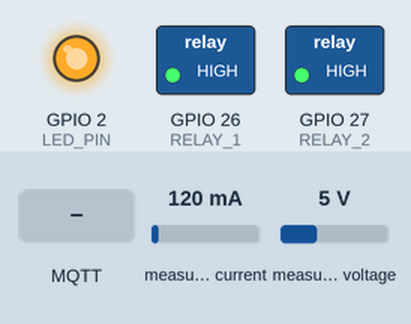
The sketch below on a simulated ESP32. Shown: switched loads named in the sketch (green lamp = pin HIGH), output pins drawn as LEDs (lit = HIGH). The test bench sets the inputs (shaded band); at power-on: measured current 120 mA, measured voltage 5 V. WiFi joins after 1.5 s; servers stay silent unless stated; random numbers use the default seed unless the sketch sets one; no MQTT or app messages arrive unless stated; what the sketch prints to the serial monitor is not drawn.

Above: at 2.8 s.
2.9 s: MQTT message "ON" arrives on the first subscribed topic
At 4.1 s:
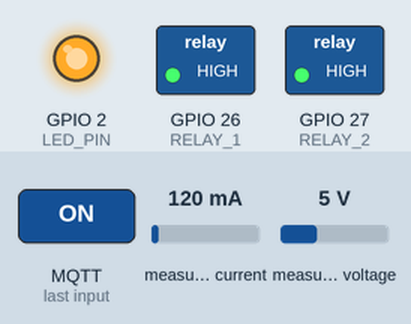
4.5 s: MQTT message "1" arrives on the first subscribed topic
At 5.3 s:
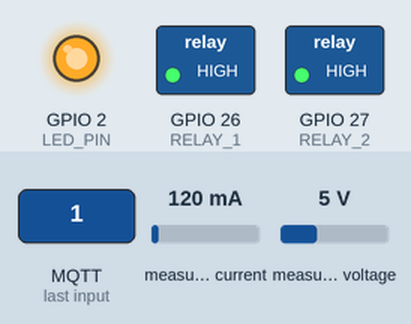
6.0 s: MQTT message "on" arrives on the first subscribed topic
At 6.5 s:
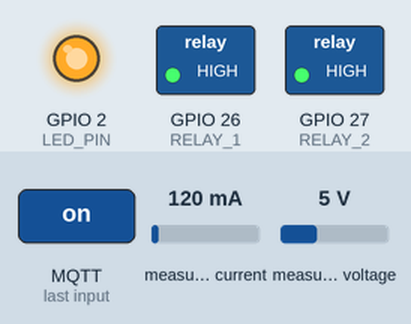
Timing chart, 0 to 9.0 s (numbered marks = the images above; inputs shaded):
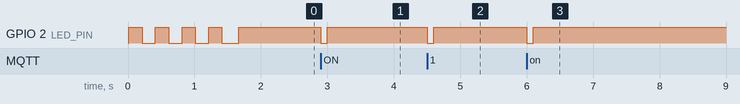

The sketch:

EnerSense.ino
```cpp
#include <WiFi.h>
#include <PubSubClient.h>
#include <PZEM004Tv30.h>
#include <ArduinoJson.h>

// --- Configuration ---
const char* ssid = "Rudras Iphone";
const char* password = "ieatkids";

// MQTT Broker
const char* mqtt_server = "broker.hivemq.com";
const int mqtt_port = 1883;

// MQTT Topics
const char* topic_telemetry = "enersense/telemetry";
const char* topic_commands = "enersense/commands";

// --- Hardware Pins ---
#define RELAY_1 26
#define RELAY_2 27
#define LED_PIN 2

// PZEM 1 on Serial2 (Pins 16 & 17)
#define PZEM1_RX_PIN 16
#define PZEM1_TX_PIN 17

// PZEM 2 on Serial1 (Pins 18 & 19)
#define PZEM2_RX_PIN 18
#define PZEM2_TX_PIN 19

// --- Objects ---
WiFiClient espClient;
PubSubClient client(espClient);

// Pass address 0xF8 to both!
PZEM004Tv30 pzem1(Serial2, PZEM1_RX_PIN, PZEM1_TX_PIN, 0xF8);
PZEM004Tv30 pzem2(Serial1, PZEM2_RX_PIN, PZEM2_TX_PIN, 0xF8);

unsigned long lastMsg = 0;

void setup_wifi() {
  delay(10);
  Serial.println();
  Serial.print("Connecting to ");
  Serial.println(ssid);

  WiFi.begin(ssid, password);

  while (WiFi.status() != WL_CONNECTED) {
    digitalWrite(LED_PIN, !digitalRead(LED_PIN));
    delay(200);
    Serial.print(".");
  }

  Serial.println("");
  Serial.println("WiFi connected");
  Serial.println("IP address: ");
  Serial.println(WiFi.localIP());

  digitalWrite(LED_PIN, LOW);
}

void callback(char* topic, byte* payload, unsigned int length) {
  Serial.print("Message arrived [");
  Serial.print(topic);
  Serial.print("] ");

  String message;
  for (int i = 0; i < length; i++) {
    message += (char)payload[i];
  }
  Serial.println(message);

  digitalWrite(LED_PIN, LOW);
  delay(100);
  digitalWrite(LED_PIN, HIGH);

  StaticJsonDocument<200> doc;
  DeserializationError error = deserializeJson(doc, message);

  if (error) {
    Serial.print("deserializeJson() failed: ");
    Serial.println(error.c_str());
    return;
  }

  int applianceId = doc["applianceId"];
  const char* state = doc["state"];

  if (applianceId == 1) {
    digitalWrite(RELAY_1, strcmp(state, "ON") == 0 ? LOW : HIGH);
    Serial.printf("Relay 1 set to %s\n", state);
  } else if (applianceId == 2) {
    digitalWrite(RELAY_2, strcmp(state, "ON") == 0 ? LOW : HIGH);
    Serial.printf("Relay 2 set to %s\n", state);
  }
}

void reconnect() {
  while (!client.connected()) {
    Serial.print("Attempting MQTT connection...");
    String clientId = "EnerSense-ESP32-";
    clientId += String(random(0xffff), HEX);

    if (client.connect(clientId.c_str())) {
      Serial.println("connected");
      client.subscribe(topic_commands);
      digitalWrite(LED_PIN, HIGH);
    } else {
      Serial.print("failed, rc=");
      Serial.print(client.state());
      Serial.println(" try again in 5 seconds");

      for(int i = 0; i < 5; i++) {
        digitalWrite(LED_PIN, HIGH);
        delay(500);
        digitalWrite(LED_PIN, LOW);
        delay(500);
      }
    }
  }
}

void setup() {
  Serial.begin(115200);

  // Initialize HardwareSerial ports explicitly
  Serial2.begin(9600, SERIAL_8N1, PZEM1_RX_PIN, PZEM1_TX_PIN);
  Serial1.begin(9600, SERIAL_8N1, PZEM2_RX_PIN, PZEM2_TX_PIN);

  pinMode(RELAY_1, OUTPUT);
  pinMode(RELAY_2, OUTPUT);
  pinMode(LED_PIN, OUTPUT);

  digitalWrite(RELAY_1, HIGH);
  digitalWrite(RELAY_2, HIGH);
  digitalWrite(LED_PIN, LOW);

  setup_wifi();
  client.setServer(mqtt_server, mqtt_port);
  client.setCallback(callback);
}

void loop() {
  if (!client.connected()) {
    reconnect();
  }
  client.loop();

  unsigned long now = millis();
  if (now - lastMsg > 3000) {
    lastMsg = now;

    // --- Read Sensor 1 ---
    float v1 = pzem1.voltage();
    float i1 = pzem1.current();
    float p1 = pzem1.power();
    float e1 = pzem1.energy();

    if (isnan(v1)) {
      v1 = i1 = p1 = e1 = 0.0;
    }

    // --- Read Sensor 2 ---
    float v2 = pzem2.voltage();
    float i2 = pzem2.current();
    float p2 = pzem2.power();
    float e2 = pzem2.energy();

    if (isnan(v2)) {
      v2 = i2 = p2 = e2 = 0.0;
    }

    Serial.printf("S1: %.1fV | %.3fA | %.1fW || S2: %.1fV | %.3fA | %.1fW\n", v1, i1, p1, v2, i2, p2);

    StaticJsonDocument<300> doc;

    // Appliance 1 (Smart AC)
    JsonObject app1 = doc.createNestedObject("appliance1");
    app1["voltage"] = v1;
    app1["current"] = i1;
    app1["power"]   = p1;
    app1["energy"]  = e1;

    // Appliance 2 (OLED TV)
    JsonObject app2 = doc.createNestedObject("appliance2");
    app2["voltage"] = v2;
    app2["current"] = i2;
    app2["power"]   = p2;
    app2["energy"]  = e2;

    char jsonBuffer[300];
    serializeJson(doc, jsonBuffer);

    client.publish(topic_telemetry, jsonBuffer);
  }
}
```

Measured:
- after the input at 2.9 s, GPIO 2 (LED_PIN): HIGH → LOW at once, → HIGH 0.10 s later
- after the input at 4.5 s, GPIO 2 (LED_PIN): HIGH → LOW at once, → HIGH 0.10 s later
- after the input at 6.0 s, GPIO 2 (LED_PIN): HIGH → LOW at once, → HIGH 0.10 s later
- by itself, GPIO 2 (LED_PIN): alternates HIGH for 0.20 s and LOW for 0.20 s, 8 changes in all, then stays HIGH
